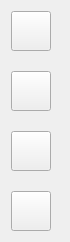
                  <widget class="QFrame" name="dashboardTools">
                   <property name="minimumSize">
                    <size>
                     <width>70</width>
                     <height>0</height>
                    </size>
                   </property>
                   <property name="maximumSize">
                    <size>
                     <width>70</width>
                     <height>16777215</height>
                    </size>
                   </property>
                   <property name="styleSheet">
                    <string notr="true"/>
                   </property>
                   <property name="frameShape">
                    <enum>QFrame::NoFrame</enum>
                   </property>
                   <property name="frameShadow">
                    <enum>QFrame::Plain</enum>
                   </property>
                   <property name="lineWidth">
                    <number>0</number>
                   </property>
                   <layout class="QVBoxLayout" name="verticalLayout_7">
                    <property name="spacing">
                     <number>20</number>
                    </property>
                    <item>
                     <widget class="QPushButton" name="addNewOpBtn">
                      <property name="minimumSize">
                       <size>
                        <width>40</width>
                        <height>40</height>
                       </size>
                      </property>
                      <property name="maximumSize">
                       <size>
                        <width>40</width>
                        <height>40</height>
                       </size>
                      </property>
                      <property name="font">
                       <font>
                        <family>Montserrat Light</family>
                        <pointsize>36</pointsize>
                        <weight>50</weight>
                        <bold>false</bold>
                       </font>
                      </property>
                      <property name="toolTip">
                       <string>Add new operation</string>
                      </property>
                      <property name="toolTipDuration">
                       <number>3</number>
                      </property>
                      <property name="layoutDirection">
                       <enum>Qt::LeftToRight</enum>
                      </property>
                      <property name="styleSheet">
                       <string notr="true">color: rgb(255, 255, 255);</string>
                      </property>
                      <property name="text">
                       <string/>
                      </property>
                      <property name="icon">
                       <iconset resource="files.qrc">
                        <normaloff>:/24x24/icons/24x24/cil-plus.png</normaloff>:/24x24/icons/24x24/cil-plus.png</iconset>
                      </property>
                      <property name="iconSize">
                       <size>
                        <width>24</width>
                        <height>24</height>
                       </size>
                      </property>
                      <property name="flat">
                       <bool>false</bool>
                      </property>
                     </widget>
                    </item>
                    <item>
                     <widget class="QPushButton" name="editOpBtn">
                      <property name="minimumSize">
                       <size>
                        <width>40</width>
                        <height>40</height>
                       </size>
                      </property>
                      <property name="maximumSize">
                       <size>
                        <width>40</width>
                        <height>40</height>
                       </size>
                      </property>
                      <property name="toolTip">
                       <string>Edit Operation</string>
                      </property>
                      <property name="text">
                       <string/>
                      </property>
                      <property name="icon">
                       <iconset resource="files.qrc">
                        <normaloff>:/20x20/icons/20x20/cil-pencil.png</normaloff>:/20x20/icons/20x20/cil-pencil.png</iconset>
                      </property>
                      <property name="iconSize">
                       <size>
                        <width>24</width>
                        <height>24</height>
                       </size>
                      </property>
                     </widget>
                    </item>
                    <item>
                     <widget class="QPushButton" name="clearFilterBtn">
                      <property name="minimumSize">
                       <size>
                        <width>40</width>
                        <height>40</height>
                       </size>
                      </property>
                      <property name="maximumSize">
                       <size>
                        <width>40</width>
                        <height>40</height>
                       </size>
                      </property>
                      <property name="toolTip">
                       <string>clear filters</string>
                      </property>
                      <property name="styleSheet">
                       <string notr="true"/>
                      </property>
                      <property name="text">
                       <string/>
                      </property>
                      <property name="icon">
                       <iconset resource="files.qrc">
                        <normaloff>:/24x24/icons/24x24/cil-reload.png</normaloff>:/24x24/icons/24x24/cil-reload.png</iconset>
                      </property>
                      <property name="iconSize">
                       <size>
                        <width>24</width>
                        <height>24</height>
                       </size>
                      </property>
                     </widget>
                    </item>
                    <item>
                     <widget class="QPushButton" name="deleteEntryBtn">
                      <property name="minimumSize">
                       <size>
                        <width>40</width>
                        <height>40</height>
                       </size>
                      </property>
                      <property name="maximumSize">
                       <size>
                        <width>40</width>
                        <height>40</height>
                       </size>
                      </property>
                      <property name="toolTip">
                       <string>Delete entry</string>
                      </property>
                      <property name="styleSheet">
                       <string notr="true"/>
                      </property>
                      <property name="text">
                       <string/>
                      </property>
                      <property name="icon">
                       <iconset resource="files.qrc">
                        <normaloff>:/24x24/icons/24x24/cil-trash.png</normaloff>:/24x24/icons/24x24/cil-trash.png</iconset>
                      </property>
                      <property name="iconSize">
                       <size>
                        <width>24</width>
                        <height>24</height>
                       </size>
                      </property>
                     </widget>
                    </item>
                   </layout>
                  </widget>
